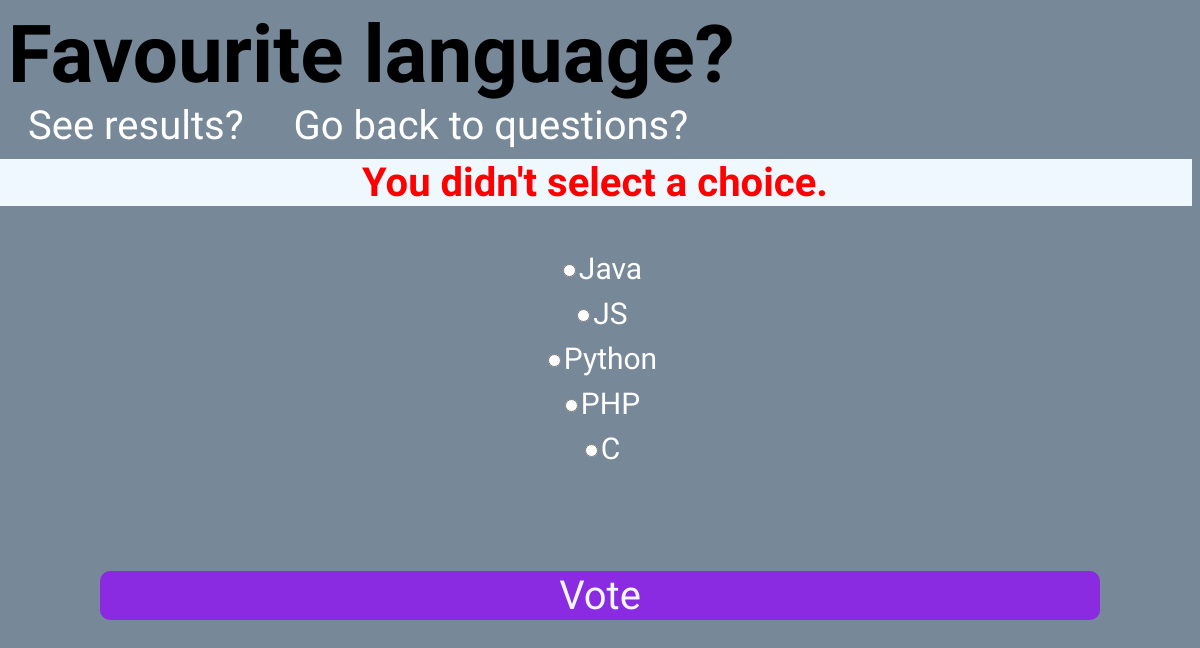
The page /6/vote/ on the database its author committed.
### polls/models.py (models this page shows, shortened)
class Question(models.Model):
    question_text = models.CharField(max_length=200)
    pub_date = models.DateTimeField('date published')
    def was_published_recently(self):
        now = timezone.now()
        return now - datetime.timedelta(days=1) <= self.pub_date <= now
    was_published_recently.admin_order_field = 'pub_date'
    was_published_recently.boolean = True
    was_published_recently.short_description = 'Published recently?'

class Choice(models.Model):
    question = models.ForeignKey(Question, on_delete=models.CASCADE)
    choice_text = models.CharField(max_length=200)
    votes = models.IntegerField(default=0)

### polls/views.py (the view)
# urls.py: path('<int:question_id>/vote/', views.vote, name='vote'),
def vote(request, question_id):
    question = get_object_or_404(Question, pk=question_id)
    try:
        selected_choice = question.choice_set.get(pk=request.POST['choice'])
    except (KeyError, Choice.DoesNotExist):
        return render(request, 'polls/detail.html', {
            'question': question,
            'error_message': "You didn't select a choice.",
        })
    else:
        selected_choice.votes += 1
        selected_choice.save()
        return HttpResponseRedirect(reverse('polls:results', args=(question.id,)))

### polls/templates/polls/detail.html (shortened to what this page needs)
{% load static %}
<link rel="stylesheet" type="text/css" href="{% static 'polls/style.css' %}">
<h1>{{ question.question_text }}</h1>
<a href="{% url 'polls:results' question.id %}">See results?</a>
<a href="{% url 'polls:index' %}">Go back to questions?</a>
{% if error_message %}<p class="err"><strong>{{ error_message }}</strong></p>{% endif %}
<div>
    <form action="{% url 'polls:vote' question.id %}" method="post">
    {% for choice in question.choice_set.all %}
        <div class="form-element">
            <input type="radio" name="choice" id="choice{{ forloop.counter }}" value="{{ choice.id }}">
            <label for="choice{{ forloop.counter }}">{{ choice.choice_text }}</label><br>
        </div>
    {% endfor %}
    <input type="submit" value="Vote">
    </form>
</div>

### polls/static/polls/style.css (style rules this page uses)
div { display: flex; align-items: center; justify-content: center; }
a { text-decoration: none; color: white; max-width: 50%; padding: 0 20px; }
p { margin-left: -10px; margin-top: -10px; }
.form-element { color: white; max-width: 100%; font-size: 30px; font-weight: 500; text-decoration: none; padding: 5px; }
input[type="submit"] { margin-top: 100px; width: 1000px; border-style: none; border-radius: 10px; background-color: blueviolet; color: aliceblue; font-size: 40px; font-family: 'Amatic SC', cursive; }
h1 { margin: 0; padding: 0; }
.err { margin-top: 10px; text-align: center; color: red; background-color: aliceblue; }

### rows shown on the page
Question: question_text "Favourite language?"
Choice: choice_text "Java"
Choice: choice_text "JS"
Choice: choice_text "Python"
Choice: choice_text "PHP"
Choice: choice_text "C"

### other values the page prints
{{ error_message }} "You didn't select a choice."
